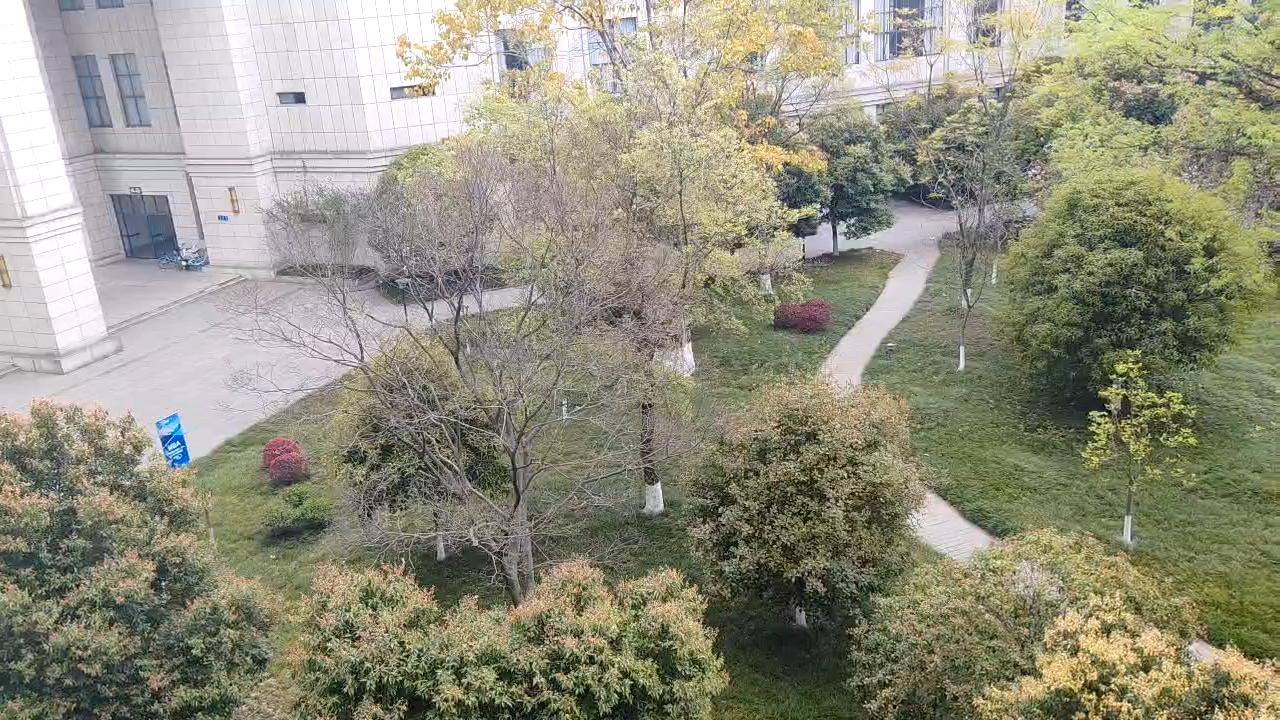
%> input picture MATLAB_version/video/frame_0003.jpg, 1280 x 720 px; its folder holds 4 pictures in this run
$ octave ImageProcess.m   (GNU Octave 9; MATLAB toolbox functions it lacks are replaced by stand-ins)
%> lines starting %> are read from the running program, lines starting %| are printed output that depends on the picture
%图像准备
folder = 'F:/MATLAB/video/';
files = dir(fullfile(folder, '*.jpg'));
num_frames = length(files);
image_Buff = [];%高，宽，长

for k = 1:num_frames
    filename = fullfile(folder, files(k).name);
    img = imread(filename);
%> img is the input picture: size 720x1280x3 uint8; mean R, G, B 145.2, 144, 125.4
    if size(img, 3) == 3%彩转灰
        img = rgb2gray(img);
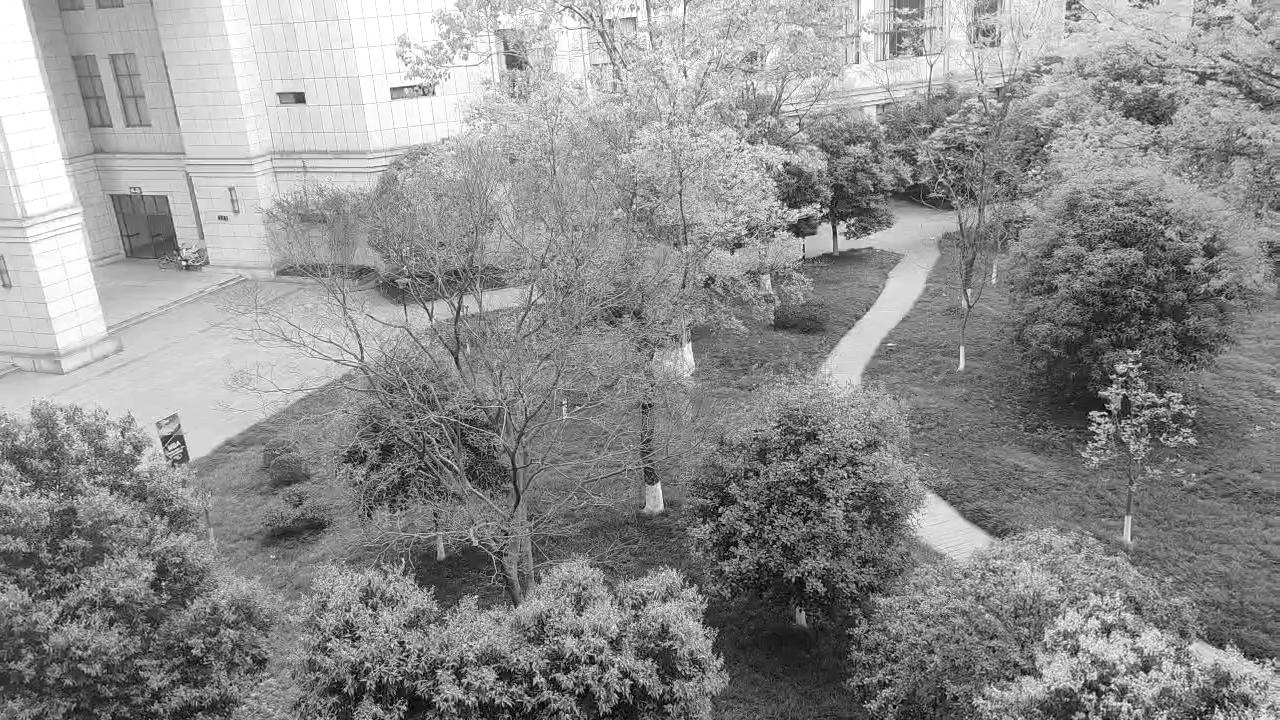
%> img: size 720x1280 uint8; min 0, max 255, mean 142.2
    end
    image_Buff(:, :, k) = im2double(img); % 高啊，宽，长度，归一化
end
%> pass 2 of the loop `for k = 1:num_frames`:
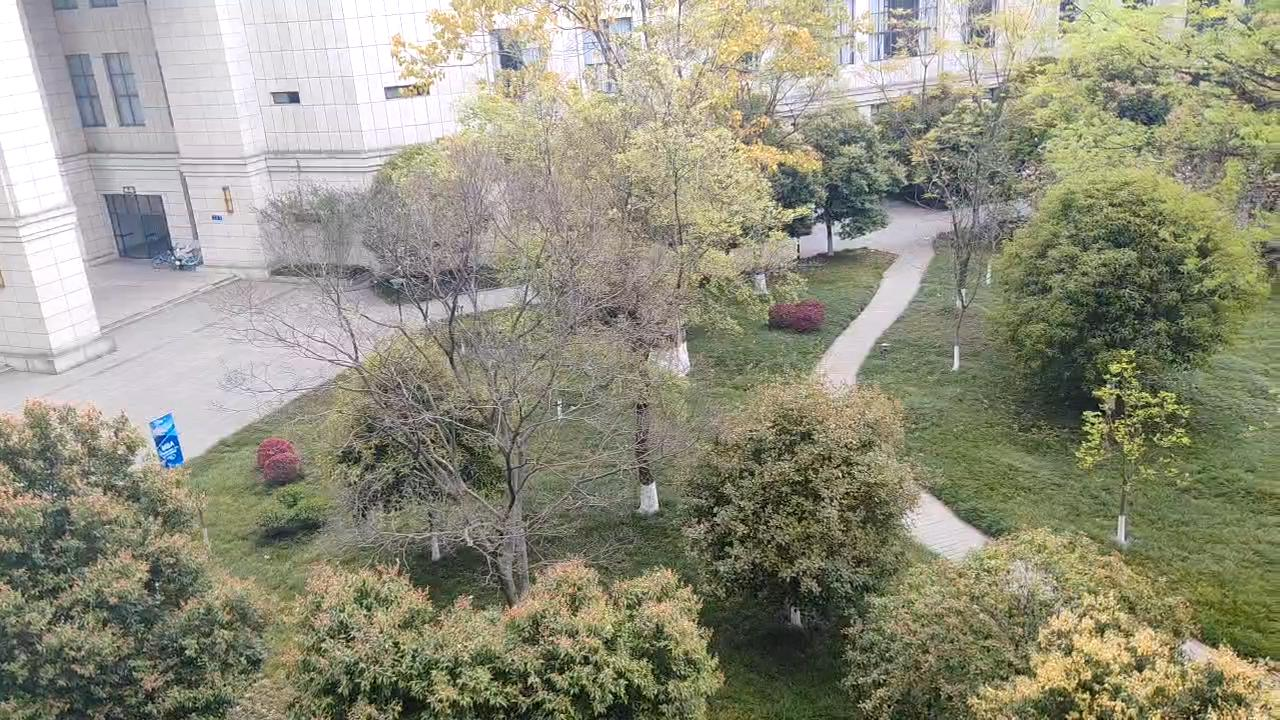
%> input picture MATLAB_version/video/frame_0006.jpg, 1280 x 720 px
%> img is the input picture: size 720x1280x3 uint8; mean R, G, B 145.8, 144.5, 125.8
%> `img = rgb2gray(img);`:
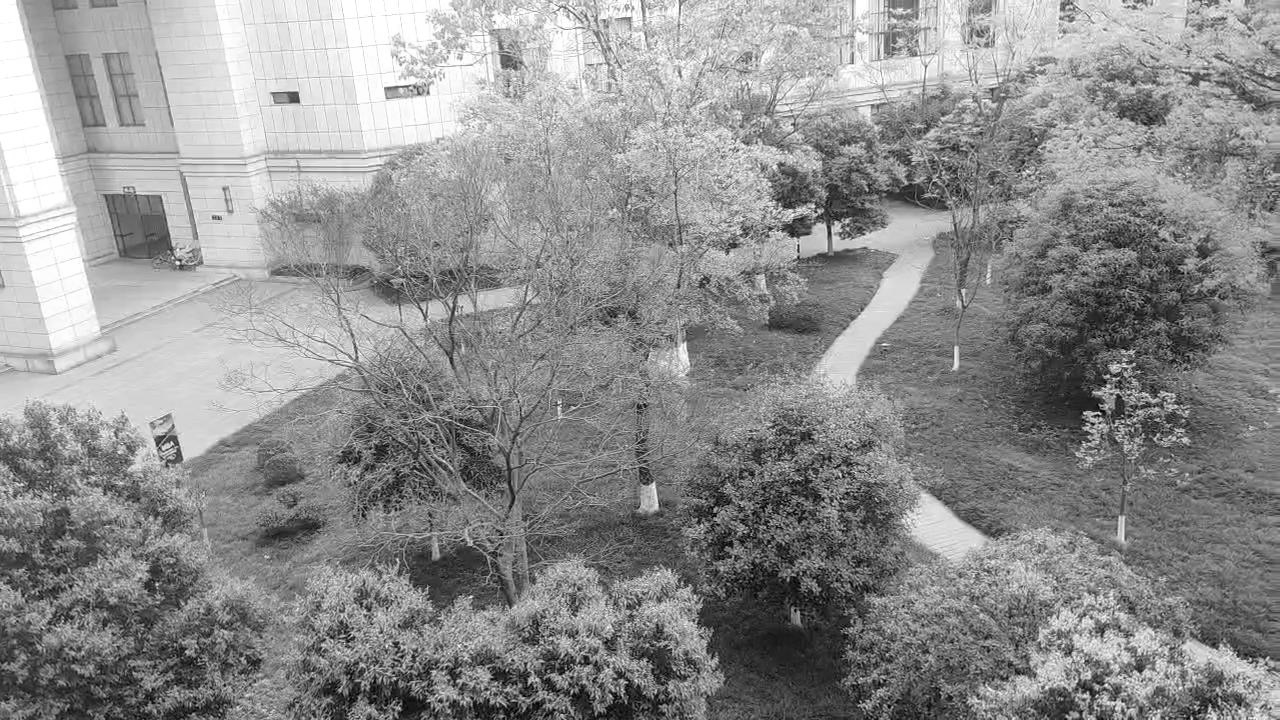
%> img: size 720x1280 uint8; min 0, max 255, mean 142.7
%> pass 3 of the loop `for k = 1:num_frames`:
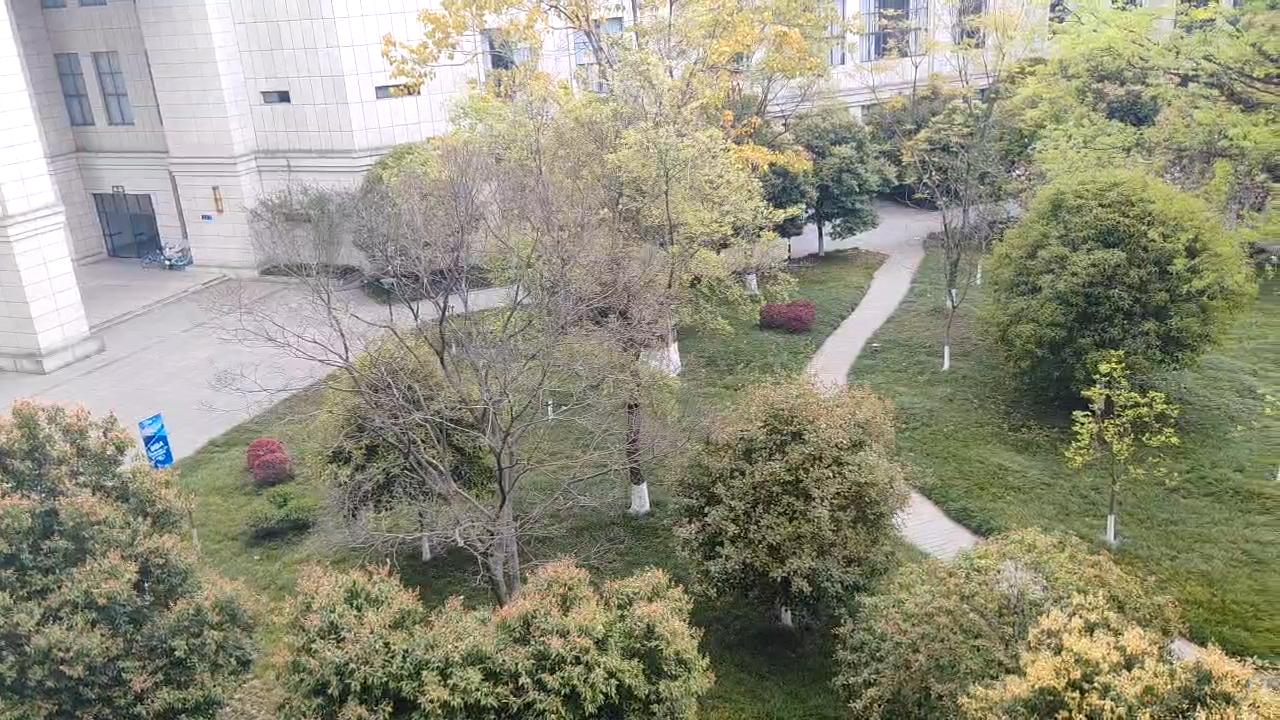
%> input picture MATLAB_version/video/frame_0010.jpg, 1280 x 720 px
%> img is the input picture: size 720x1280x3 uint8; mean R, G, B 146.2, 144.8, 126
%> `img = rgb2gray(img);`:
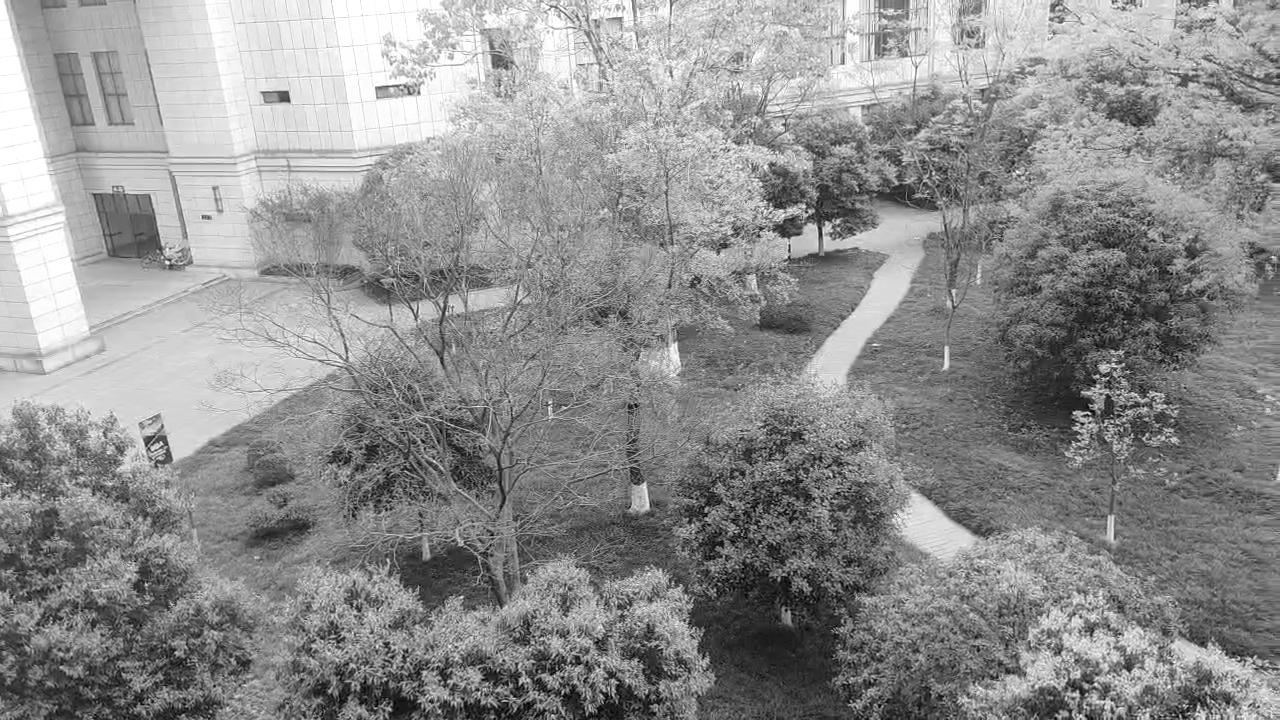
%> img: size 720x1280 uint8; min 1, max 255, mean 143
%> `image_Buff(:, :, k) = im2double(img);`:
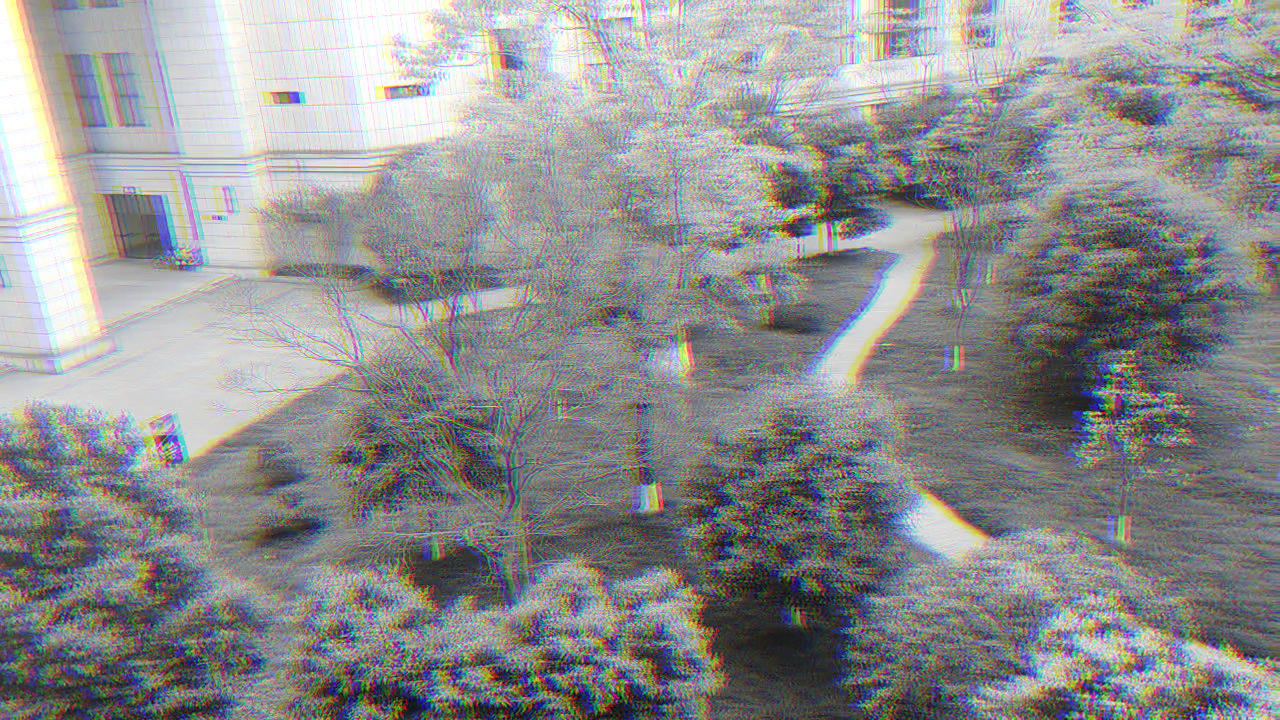
%> image_Buff: size 720x1280x3 double; mean R, G, B 0.558, 0.56, 0.561
%> the loop made 4 passes; the first 3 are shown

% 显示原始图像
figure;
imshow(image_Buff(:, :, 1)); % 第一帧
title('原始图像');

%统计特征计算

%均值函数
mean_image = mean(image_Buff, 3);
%显示均值图像
figure;
imshow(mean_image);
title('均值图像');
colorbar;

%方差函数
image_Var = var(image_Buff, 0, 3);
%显示方差图像
figure;
imshow(image_Var, []);
title('方差图像');
colorbar;

%自相关函数
pixel_x = 100;
pixel_y = 150;
image_Tim = squeeze(image_Buff(pixel_x, pixel_y, :));
[R, lags] = xcorr(image_Tim, 'unbiased');
figure;
plot(lags, R);
xlabel('延迟 \tau');
ylabel('自相关 R(\tau)');
title('自相关函数');
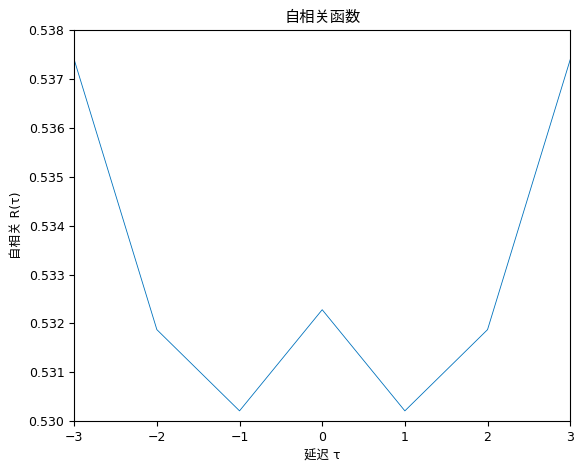
%> figure redrawn from the program's plot data

%协方差函数
% 添加高斯噪声,均值为0，方差0.1
noisy_Buff = imnoise(image_Buff, 'gaussian', 0, 0.1);
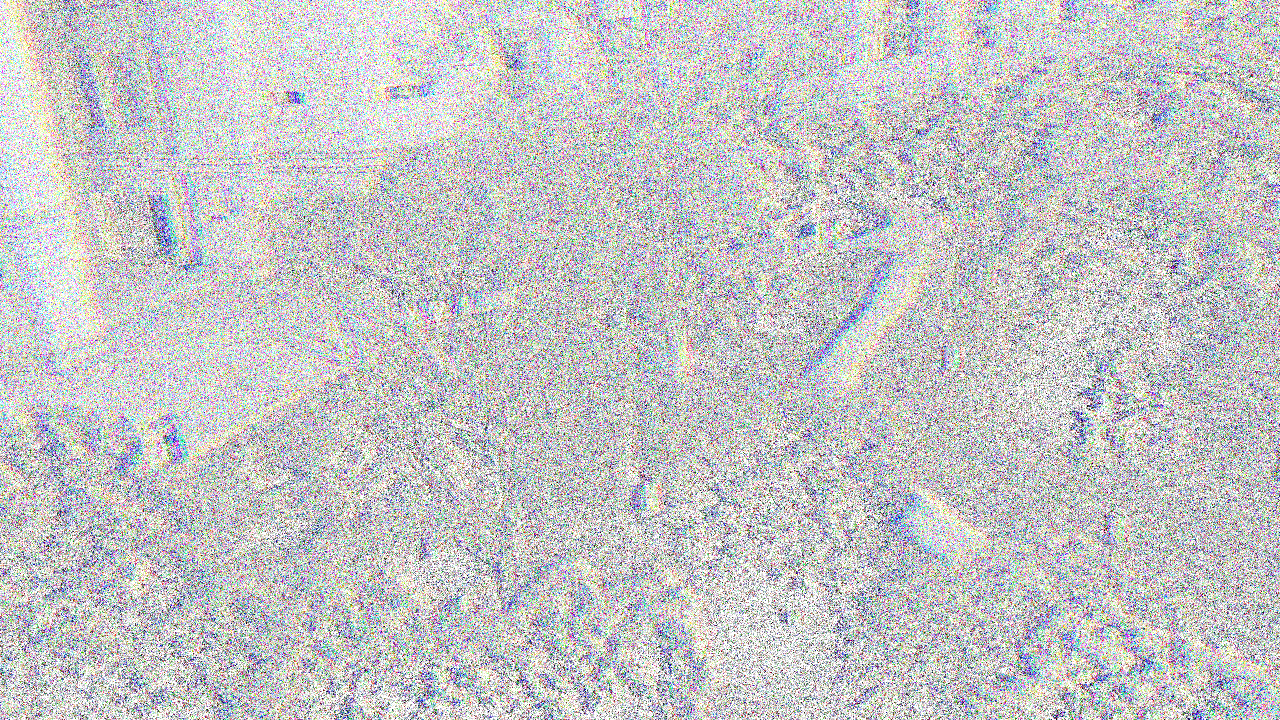
%> noisy_Buff: size 720x1280x4 double; mean R, G, B, A 0.546, 0.548, 0.549, 0.55; transparent parts drawn white
image_Cov = cov(noisy_Buff(:), image_Buff(:));
disp('协方差矩阵:');
disp(image_Cov);

%一维密度函数
figure;
histogram(image_Buff(:, :, 1), 'Normalization', 'pdf');
xlabel('像素值');
ylabel('概率密度');
title('第一帧的概率密度函数');
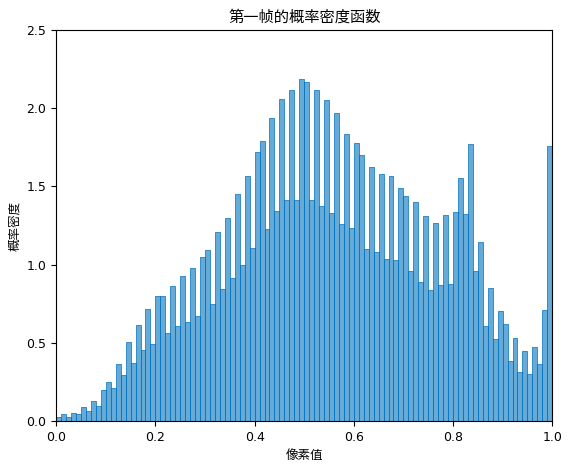
%> figure redrawn from the program's plot data; tallest bar 2.19 high, from x = 0.49 to 0.5

%二维密度/分布


%特性分析
%平稳性分析

%各态历经性分析

disp('时间平均与集合平均是否一致:');
disp(isequal(mean_image, mean(image_Buff, 3))); % 应输出1（True）


%噪声模型影响

noisy_Mean = mean(noisy_Buff, 3);
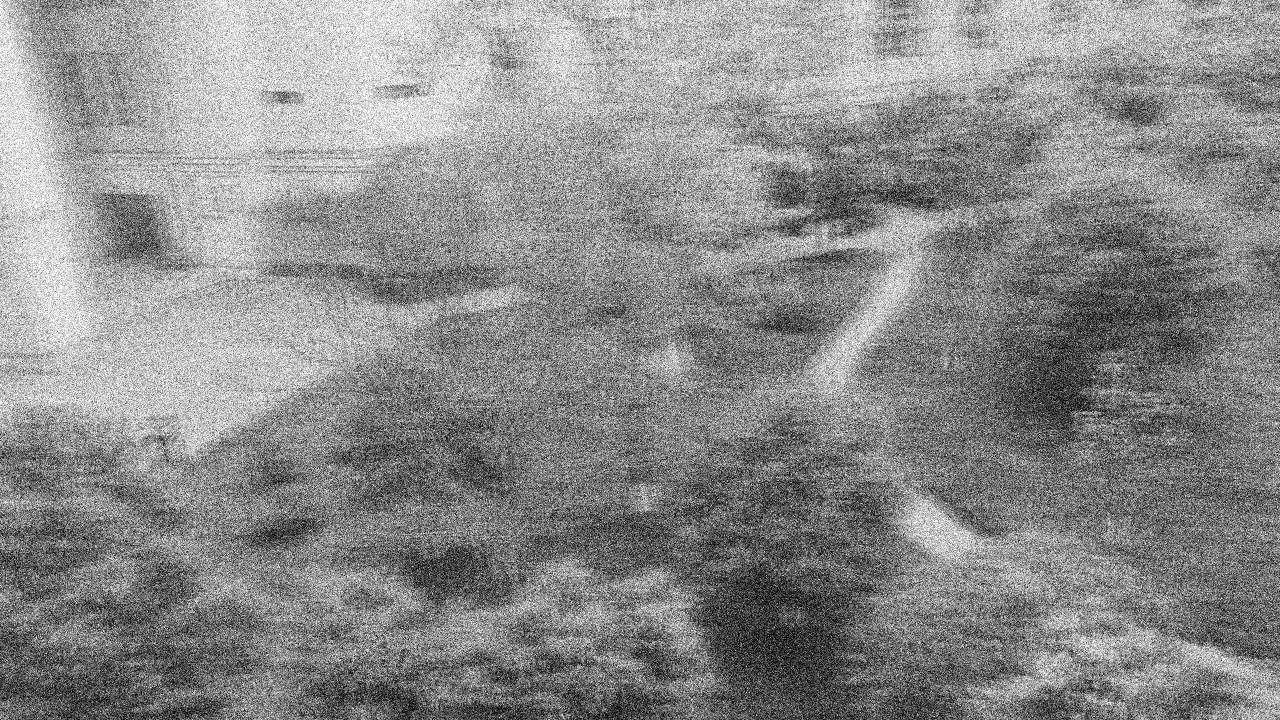
%> noisy_Mean: size 720x1280 double; min 0, max 1, mean 0.548
noisy_Var = var(noisy_Buff, 0, 3);
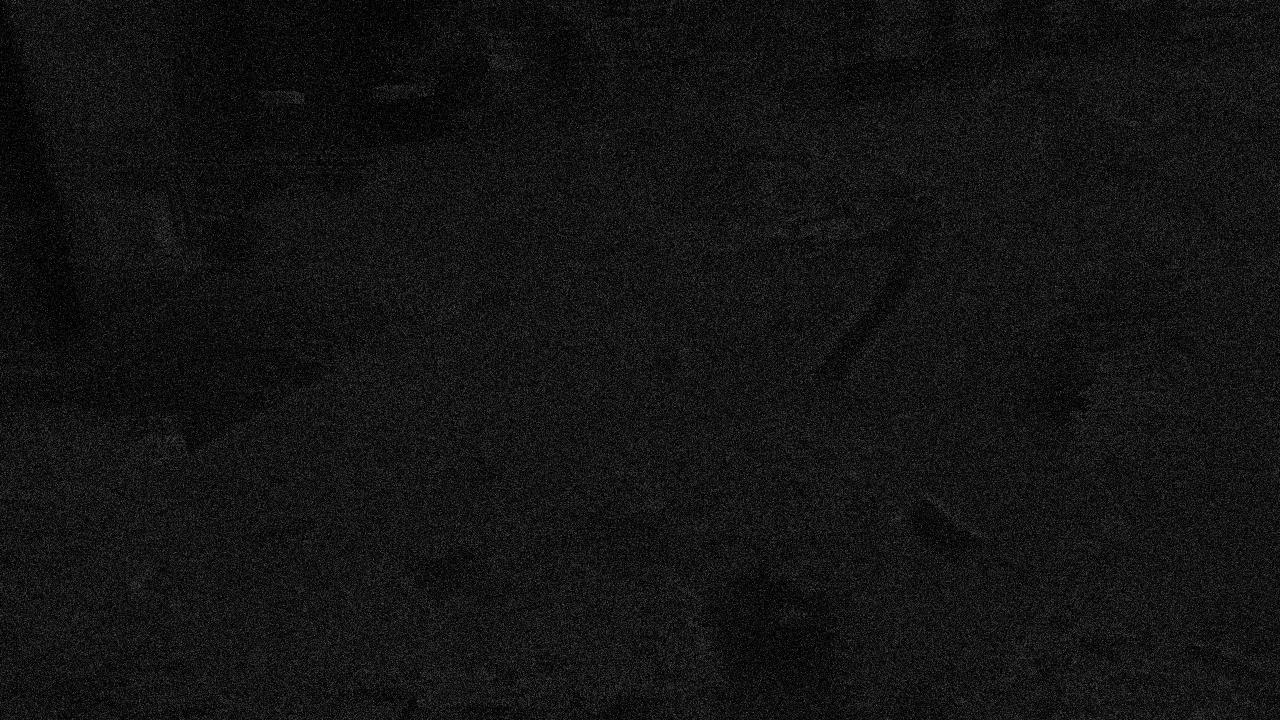
%> noisy_Var: size 720x1280 double; min 0, max 0.333, mean 0.0781

% 比较噪声前后的方差
figure;
subplot(1, 2, 1);
imshow(variance_image, []);
%> (this line was passed over: variance_image is not available in this run)
title('原始方差');
subplot(1, 2, 2);
imshow(noisy_Var, []);
title('加噪后方差');
sgtitle('噪声对方差的影响');
%比较分析
% SNR（信噪比）
psnr_value = psnr(noisy_Buff, image_Buff);
disp(['PSNR = ', num2str(psnr_value), ' dB']);


%对比无噪声和有噪声情况下的统计特征
%分析噪声对图像序列统计特征的具体影响
%
%
%
%
%
